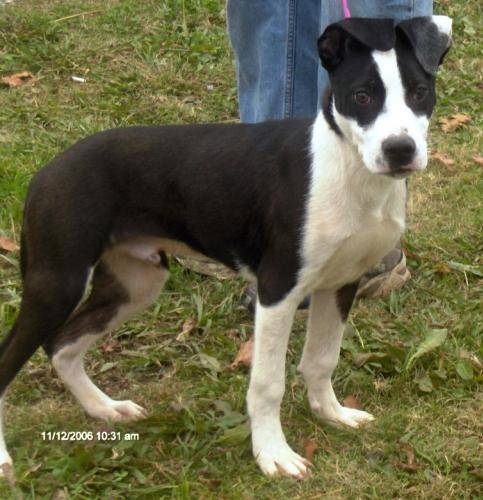
#> input picture dataset/dogs-vs-cats-redux-kernels-edition/train/dog/dog.10110.jpg, 483 x 500 px; its folder holds only this picture in this run
$ python resize.py
#> lines starting #> are read from the running program, lines starting #| are printed output that depends on the picture
### read_dir_files.py
# -*- coding: utf-8 -*-
"""
Created on Tue Feb 26 20:08:17 2019

@author: 25806
"""

import os

def readDir(dirPath):
    if dirPath[-1] == '/':
        print ('文件夹路径末尾不能加/')
        return
    allFiles = []
    if os.path.isdir(dirPath):
        fileList = os.listdir(dirPath)
        for f in fileList:
            f = dirPath+'/'+f
            if os.path.isdir(f):
                subFiles = readDir(f)
                allFiles = subFiles + allFiles #合并当前目录与子目录的所有文件路径
            else:
                allFiles.append(f)
        return allFiles
    else:
        return 'Error,not a dir'

### resize.py
# -*- coding: utf-8 -*-
"""
Created on Wed Feb 27 13:11:35 2019

@author: 25806
"""
import cv2
import read_dir_files
import os
import random

def Resize(img, f):
    #pos 30* neg 40*40
    img = cv2.resize(img, (24, 24), interpolation=cv2.INTER_AREA)
#    img = cv2.resize(img, (40, 40), interpolation=cv2.INTER_AREA)
    img = cv2.cvtColor(img, cv2.COLOR_BGR2GRAY)
    Save(f.split("/")[-1], img)

def RandomCut(img, f, cnt):
    a=40
    for i in range(10):
        h = int(random.random() * img.shape[0])
        if h+a>img.shape[0]:
            h=img.shape[0]-a
        w = int(random.random() * img.shape[1])
        if w+a>img.shape[0]:
            w=img.shape[0]-a
        img1 = cv2.cvtColor(img[h:h+a, w:w+a], cv2.COLOR_BGR2GRAY)
        Save(f.split("/")[-1].split(".")[1]+"_"+str(i)+".jpg", img1)
        cnt+=1
    return cnt


def Save(img_name, img):
#    save_dir="./source/cut_face/pos_small"
    save_dir="./source/cut_face/neg_small_2"
    if not os.path.exists(save_dir):
        try:
            os.mkdir(save_dir)
        except OSError:
            pass

    file_name = save_dir + "/" + img_name
    print(file_name)
    cv2.imwrite(file_name, img)

if __name__ == "__main__":
#    dirPath = "./source/cut_face/pos"
    dirPath = "./dataset/dogs-vs-cats-redux-kernels-edition/train/dog"
    cnt=0
    fileList = read_dir_files.readDir(dirPath)
    for f in fileList:
        img = cv2.imread(f)
#> img is the input picture: shape (500, 483, 3); mean B, G, R 70.1, 101.1, 103.7
        print (f)
        if img is None:
            continue
        else:
#            Resize(img, f)
            cnt = RandomCut(img, f, cnt)
#> the loop in RandomCut, `for i in range(10):` made 10 passes
#> pass 1, in RandomCut, `img1 = cv2.cvtColor(img[h:h+a, w:w+a], cv2.COLOR_BGR2GRAY)`:
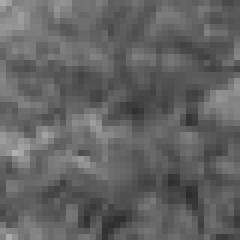
#> img1: shape (40, 40) (shown 6 times larger); min 44, max 177, mean 98.7
#> pass 2, in RandomCut, `img1 = cv2.cvtColor(img[h:h+a, w:w+a], cv2.COLOR_BGR2GRAY)`:
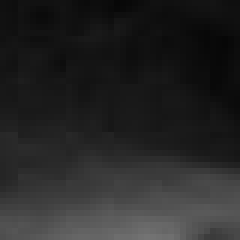
#> img1: shape (40, 40) (shown 6 times larger); min 7, max 115, mean 38.2
#> pass 3, in RandomCut, `img1 = cv2.cvtColor(img[h:h+a, w:w+a], cv2.COLOR_BGR2GRAY)`:
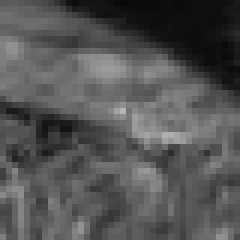
#> img1: shape (40, 40) (shown 6 times larger); min 8, max 181, mean 83.9
#> after the loop in RandomCut, `for i in range(10):`: cnt = 10
#> cnt = 10
            if cnt >= 10000:
                break

$ run again, on dataset/dogs-vs-cats-redux-kernels-edition/train/dog/dog.10377.jpg
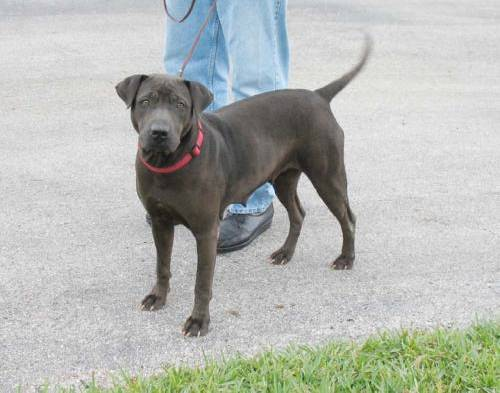
#> input picture dataset/dogs-vs-cats-redux-kernels-edition/train/dog/dog.10377.jpg, 500 x 393 px
#> img is the input picture: shape (393, 500, 3); mean B, G, R 178.8, 183.6, 180.3
#> the loop in RandomCut, `for i in range(10):` made 10 passes
#> pass 1, in RandomCut, `img1 = cv2.cvtColor(img[h:h+a, w:w+a], cv2.COLOR_BGR2GRAY)`:
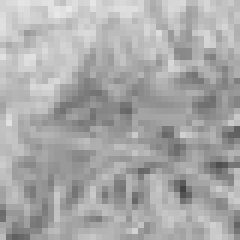
#> img1: shape (40, 40) (shown 6 times larger); min 68, max 232, mean 168.9
#> pass 3, in RandomCut, `img1 = cv2.cvtColor(img[h:h+a, w:w+a], cv2.COLOR_BGR2GRAY)`:
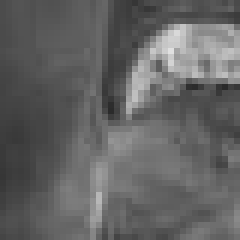
#> img1: shape (40, 40) (shown 6 times larger); min 42, max 224, mean 99.4
#> after the loop in RandomCut, `for i in range(10):`: cnt = 10

$ run again, on dataset/dogs-vs-cats-redux-kernels-edition/train/dog/dog.10652.jpg
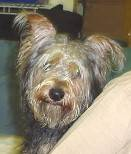
#> input picture dataset/dogs-vs-cats-redux-kernels-edition/train/dog/dog.10652.jpg, 131 x 154 px
#> img is the input picture: shape (154, 131, 3); mean B, G, R 112.1, 130.4, 139.8
#> the loop in RandomCut, `for i in range(10):` made 10 passes
#> pass 1, in RandomCut, `img1 = cv2.cvtColor(img[h:h+a, w:w+a], cv2.COLOR_BGR2GRAY)`:
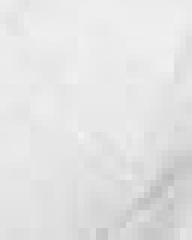
#> img1: shape (40, 32) (shown 6 times larger); min 186, max 241, mean 227.7
#> pass 3, in RandomCut, `img1 = cv2.cvtColor(img[h:h+a, w:w+a], cv2.COLOR_BGR2GRAY)`:
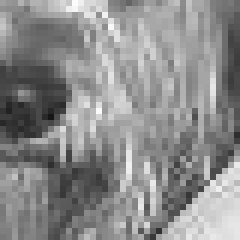
#> img1: shape (40, 40) (shown 6 times larger); min 22, max 252, mean 139.8
#> after the loop in RandomCut, `for i in range(10):`: cnt = 10

$ run again, on dataset/dogs-vs-cats-redux-kernels-edition/train/dog/dog.10732.jpg
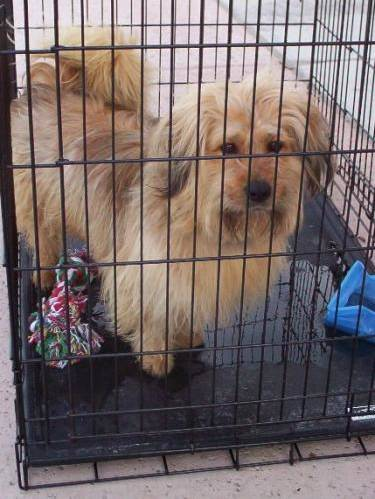
#> input picture dataset/dogs-vs-cats-redux-kernels-edition/train/dog/dog.10732.jpg, 375 x 499 px
#> img is the input picture: shape (499, 375, 3); mean B, G, R 106.1, 106.7, 119.5
#> the loop in RandomCut, `for i in range(10):` made 10 passes
#> pass 1, in RandomCut, `img1 = cv2.cvtColor(img[h:h+a, w:w+a], cv2.COLOR_BGR2GRAY)`:
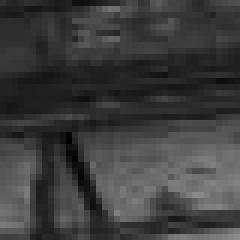
#> img1: shape (40, 40) (shown 6 times larger); min 1, max 139, mean 61.2
#> pass 3, in RandomCut, `img1 = cv2.cvtColor(img[h:h+a, w:w+a], cv2.COLOR_BGR2GRAY)`:
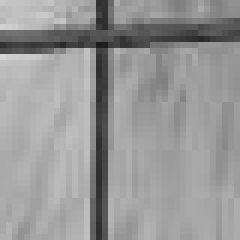
#> img1: shape (40, 40) (shown 6 times larger); min 28, max 212, mean 151.8
#> after the loop in RandomCut, `for i in range(10):`: cnt = 10

$ run again, on dataset/dogs-vs-cats-redux-kernels-edition/train/dog/dog.10205.jpg
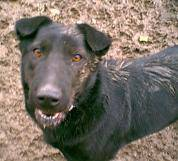
#> input picture dataset/dogs-vs-cats-redux-kernels-edition/train/dog/dog.10205.jpg, 178 x 161 px
#> img is the input picture: shape (161, 178, 3); mean B, G, R 102.7, 112.9, 123
#> the loop in RandomCut, `for i in range(10):` made 10 passes
#> pass 1, in RandomCut, `img1 = cv2.cvtColor(img[h:h+a, w:w+a], cv2.COLOR_BGR2GRAY)`:
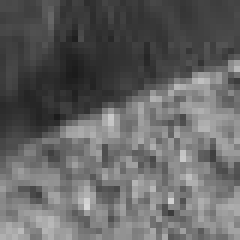
#> img1: shape (40, 40) (shown 6 times larger); min 27, max 215, mean 100.1
#> pass 3, in RandomCut, `img1 = cv2.cvtColor(img[h:h+a, w:w+a], cv2.COLOR_BGR2GRAY)`:
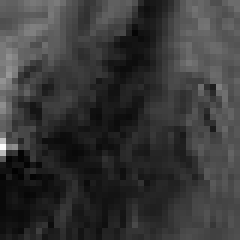
#> img1: shape (40, 40) (shown 6 times larger); min 2, max 253, mean 55.4
#> after the loop in RandomCut, `for i in range(10):`: cnt = 10
